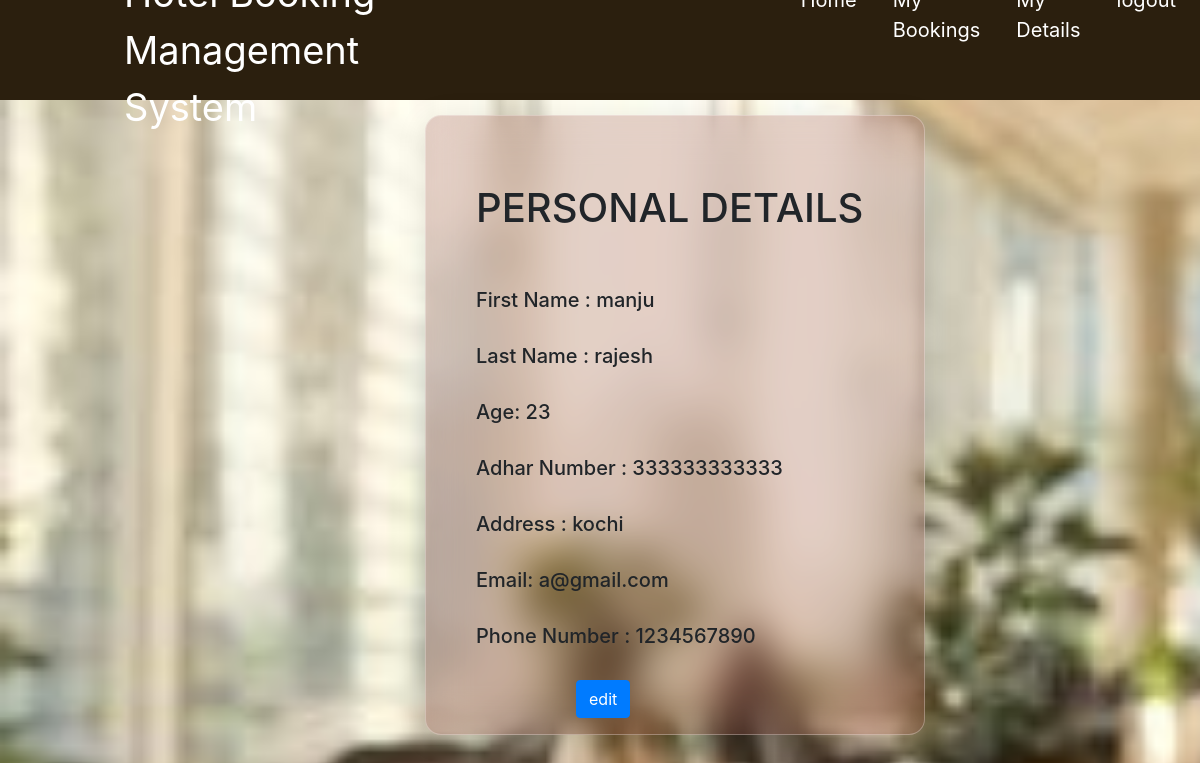
Page /user/details/ (signed in) on the committed database.
### account/models.py (models this page shows)
class CustomerDetails(models.Model):
    cid=models.IntegerField(primary_key=True)
    fname= models.CharField(max_length=100)
    lname= models.CharField(max_length=100)
    age=models.BigIntegerField()
    adhar=models.BigIntegerField()
    address=models.TextField()
    email=models.EmailField()
    phnno=models.BigIntegerField()
    user= models.ForeignKey(User,on_delete=models.CASCADE)

### user/views.py (the view)
# urls.py: path('details/',person_details,name='person_details'),
def person_details(request):
    obj=CustomerDetails.objects.get(user=request.user)
    return render(request,'user/person_details.html',context={'i':obj})

### user/templates/user/person_details.html (shortened to what this page needs)
{% extends 'user/shared/base.html' %}
{% block content %}
{% load static %}
<!doctype html>
<html lang="en">
  <head>
    {% load static %}
</head>
<body style="background-image: url({% static 'images/bg2.jpg' %}); background-repeat:no-repeat;
background-size:1800px 1300px; ">
    <form action="">
      <div class="row" >
        <div class="col-4 offset-4">
          <div class="card">
            <h1><br>PERSONAL DETAILS</h1><br><br>
            <h5> First Name : {{i.fname}} </h5> <br>
            <h5> Last Name :  {{i.lname}}</h5><br>
            <h5> Age:  {{i.age}}</h5><br>
            <h5> Adhar Number :  {{i.adhar}}</h5><br>
            <h5> Address :  {{i.address}}</h5><br>
            <h5> Email:  {{i.email}}</h5><br>
            <h5> Phone Number :  {{i.phnno}}</h5><br>
            <div  style="padding-left:100px" >
            <a href="{% url 'update_details' %}" class="btn btn-primary" >edit</a>
          </div>
        </div>
    </div>
 </body>
</html>
{% endblock content %}

### user/templates/user/person_details.html (style rules this page uses)
.card { margin-top: 15px; height: 620px; width: 500px; box-shadow: 0 4px 8px 0 rgba(0,0,0,0.2); transition: 0.3s; padding-top: 20px; padding-left: 50px; padding-right: 50px; background: rgba(122, 27, 27, 0.2); border-radius: 16px; box-shadow: 0 4px 30px rgba(0, 0, 0, 0.1); backdrop-filter: blur(20px); -webkit-backdrop-filter: blur(5px); border: 1px solid rgba(255, 255, 255, 0.3); }

### rows in the picture
CustomerDetails: fname "manju", lname "rajesh", age "23", adhar "333333333333", address "kochi", email "a@gmail.com", phnno "1234567890"
